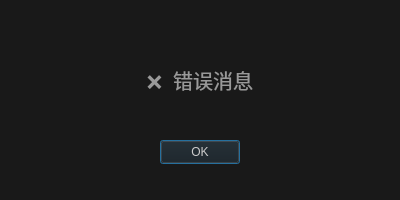
<?xml version="1.0" encoding="UTF-8"?>
<ui version="4.0">
 <class>ErrorDialog</class>
 <widget class="QDialog" name="ErrorDialog">
  <property name="windowModality">
   <enum>Qt::WindowModal</enum>
  </property>
  <property name="geometry">
   <rect>
    <x>0</x>
    <y>0</y>
    <width>400</width>
    <height>200</height>
   </rect>
  </property>
  <property name="windowTitle">
   <string>Dialog</string>
  </property>
  <property name="styleSheet">
   <string notr="true">background-color: rgb(25, 25, 25);</string>
  </property>
  <widget class="QPushButton" name="pushButton">
   <property name="geometry">
    <rect>
     <x>160</x>
     <y>140</y>
     <width>80</width>
     <height>24</height>
    </rect>
   </property>
   <property name="styleSheet">
    <string notr="true">color: rgb(204, 204, 204);</string>
   </property>
   <property name="text">
    <string>OK</string>
   </property>
  </widget>
  <widget class="QLabel" name="label">
   <property name="geometry">
    <rect>
     <x>110</x>
     <y>60</y>
     <width>180</width>
     <height>40</height>
    </rect>
   </property>
   <property name="font">
    <font>
     <pointsize>15</pointsize>
    </font>
   </property>
   <property name="styleSheet">
    <string notr="true">color: rgb(153, 153, 153);</string>
   </property>
   <property name="text">
    <string>❌  错误消息</string>
   </property>
   <property name="alignment">
    <set>Qt::AlignCenter</set>
   </property>
  </widget>
 </widget>
 <resources/>
 <connections>
  <connection>
   <sender>pushButton</sender>
   <signal>clicked()</signal>
   <receiver>ErrorDialog</receiver>
   <slot>close()</slot>
   <hints>
    <hint type="sourcelabel">
     <x>199</x>
     <y>151</y>
    </hint>
    <hint type="destinationlabel">
     <x>199</x>
     <y>99</y>
    </hint>
   </hints>
  </connection>
 </connections>
</ui>
